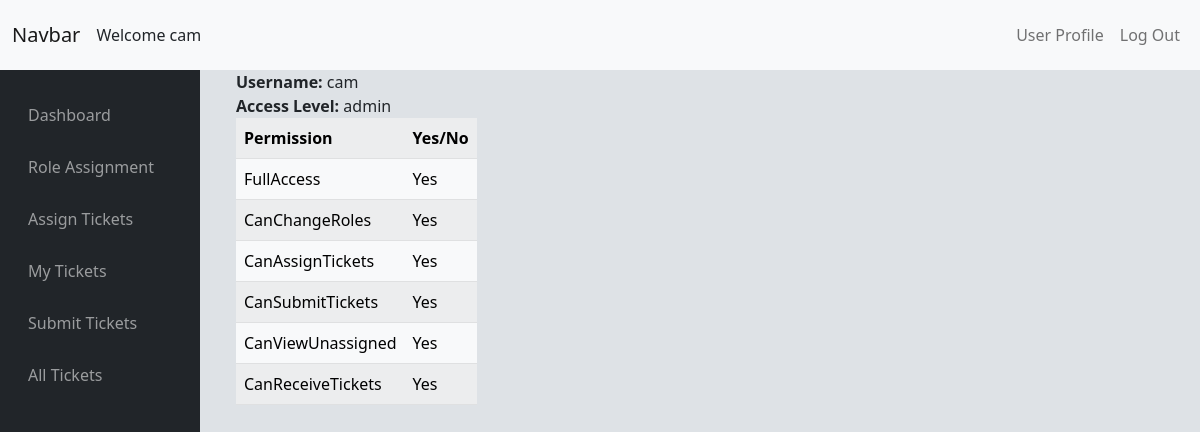
The app's page /issue/profile (signed in) with its own data.
### tables this page shows
CREATE TABLE "Users" (
	"Username"	TEXT NOT NULL,
	"Password"	TEXT NOT NULL,
	"Access"	INTEGER,
	PRIMARY KEY("Username"),
	FOREIGN KEY("Access") REFERENCES "Access"
);

### issueTrackerViews.py (the view)
@issueTrack.route('/profile')
@login_required
def profile():
    username = session['user_id']
    access = return_query("SELECT Access FROM Users WHERE Username = ?", (username,))
    access = access[0]["Access"]
    permissions = return_query("SELECT * FROM Access WHERE Type = ?", (access,))
    permissions = permissions[0]
    permissions.pop("Type")
    return render_template('profile.html', username=username, access=access, permissions=permissions)

### SQLhelpers.py (called while the page is built)
def SQL_connect():
    connection = sqlite3.connect(db)
    connection.row_factory = dict_factory
    return connection

def dict_factory(cursor, row):
    d = {}
    for idx, col in enumerate(cursor.description):
        d[col[0]] = row[idx]
    return d

def return_query(query, options=[]):
    connection = SQL_connect()
    cursor = connection.cursor()
    try:
        if len(options) == 0:
            result = cursor.execute(query)
        else:
            result = cursor.execute(query, options)
        result = result.fetchall()
        return result
    except Exception as err:
        print(f"Error: '{err}'")
    cursor.close()
    connection.close()

### app.py (called while the page is built)
@app.after_request
def after_request(response):
    response.headers["Cache-Control"] = "no-cache, no-store, must-revalidate"
    response.headers["Expires"] = 0
    response.headers["Pragma"] = "no-cache"
    return response

### helpers.py (called while the page is built)
def login_required(f):
    @wraps(f)
    def decorated_function(*args, **kwargs):
        if session.get("user_id") is None:
            return redirect(url_for(".login"))
        return f(*args, **kwargs)
    return decorated_function

### templates/profile.html (shortened to what this page needs)
{% extends "layout.html" %}
{% block main %}
<div class='container'>
    <div><strong>Username: </strong>{{ username }}</div>
    <div><strong>Access Level: </strong>{{ access }}</div>
    <div class='w-25'>
        <table class='table table-light table-striped'>
            <tr>
                <th>Permission</th>
                <th>Yes/No</th>
            </tr>
            {% for key, value in permissions.items() %}
            <tr>
                <td>{{ key }}</td>
                <td>
                    {% if value == 1 %}
                    Yes
                    {% else %}
                    No
                    {% endif %}
                </td>
            </tr>
            {% endfor %}
        </table>
    </div>
</div>
{% endblock %}

### templates/layout.html (shortened to what this page needs)
<!DOCTYPE html>
<html lang="en">
<head>
  <link href="https://cdn.jsdelivr.net/npm/bootstrap@5.1.3/dist/css/bootstrap.min.css" rel="stylesheet"
>
  <link rel="stylesheet" href="{{ url_for('.static', filename='styles.css') }}">
</head>
<body>
  <nav class="navbar navbar-expand-lg navbar-light bg-light" id="navbar-header">
    <div class="container-fluid">
      <a class="navbar-brand" href="#">Navbar</a>
      {% if session.user_id %}
      <div>
        Welcome {{ session.user_id }}
      </div>
      {% endif %}
      <div class="collapse navbar-collapse justify-content-end" id="navbarSupportedContent">
        {% if session.user_id %}
        <ul class="navbar-nav mb-2 mb-lg-0">
          <li class="nav-item"><a class="nav-link" href="./profile">User Profile</a></li>
          <li class="nav-item"><a class="nav-link" href="./logout">Log Out</a></li>
        </ul>
        {% else %}
        <ul class="navbar-nav mb-2 mb-lg-0">
          <li class="nav-item"><a class="nav-link" href="./">Login</a></li>
          <li class="nav-item"><a class="nav-link" href="./register">Register</a></li>
        </ul>
        {% endif %}
      </div>
    </div>
  </nav>
  <div class="container-fluid">
    <div class="row" id="main-and-sidenav-container">
      {% if session.user_id %}
      <nav class="navbar col-2 navbar-dark bg-dark align-items-start justify-content-start" id="navbar-side">
        <div class="navbar-nav d-flex flex-column align-items-top align-items-sm-start px-3 pt-2">
          <ul class="nav flex-column mb-sm-auto mb-0 align-items-center align-items-sm-start" id="menu">
            <li class="nav-item">
              <a href="./dashboard" class="nav-link">
                 <span>Dashboard</span>
              </a>
            </li>
            <li class="nav-item">
              <a href="./roles" class="nav-link">
                 <span>Role Assignment</span>
              </a>
            </li>
            <li class="nav-item">
              <a href="./assigntickets" class="nav-link">
                 <span>Assign Tickets</span>
              </a>
            </li>
            <li class="nav-item">
              <a href="./mytickets" class="nav-link">
                 <span>My Tickets</span>
              </a>
            </li>
            <li class="nav-item">
              <a href="./submitticket" class="nav-link">
                 <span>Submit Tickets</span>
              </a>
            </li>
            <li class="nav-item">
              <a href="./alltickets" class="nav-link">
                 <span>All Tickets</span>
              </a>
            </li>
          </ul>
        </div>
      </nav>
      {% endif %}
      <div class="col-10 justify-center" id="main-content-box">
        {% block main %}{% endblock %}
      </div>
    </div>
  </div>
</body>
</html>

### static/styles.css (style rules this page uses)
:root { --topNavHeight: 70px }
#main-and-sidenav-container { min-height:calc(100vh - var(--topNavHeight)); justify-content:center; background-color: #dee2e6; flex-grow: 1; height: }
#navbar-header { height:10vh; max-height:var(--topNavHeight); }
#navbar-side { max-width:200px; align-left; }
#main-content-box { flex-grow: 1; }

### records on screen
Users: user_id "cam", Username "cam", Access "admin"

### other values on screen
{{ key }} "FullAccess" "CanChangeRoles" "CanAssignTickets" "CanSubmitTickets" "CanViewUnassigned" "CanReceiveTickets"
